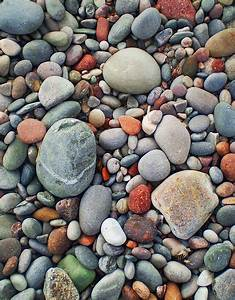
#> input picture 11 Laws, Matriz de Co-ocorrência e Hog/img_a.jpg, 235 x 300 px
$ python laws.py
#> lines starting #> are read from the running program, lines starting #| are printed output that depends on the picture
import numpy as np
import cv2
from matplotlib import pyplot as plt
from scipy import signal as sg


def normalize(convolve_image):
    return 255.*np.absolute(convolve_image)/np.max(convolve_image)


img = cv2.imread('img_a.jpg')
#> img is the input picture: shape (300, 235, 3); mean B, G, R 111.8, 116.1, 121.4

gray = cv2.cvtColor(img, cv2.COLOR_BGR2GRAY)
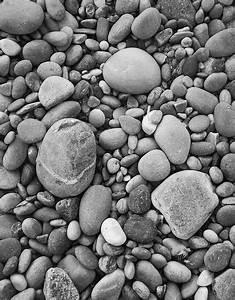
#> gray: shape (300, 235); min 0, max 255, mean 117.2
gray2 = np.copy(gray.astype(np.float64))
(rows, cols) = gray.shape[:2]
#> rows = 300; cols = 235

# Criando um espaço para receber as convoluções
conv_maps = np.zeros((rows, cols, 16), np.float64)

# Criando um array de vetores de filtro de Laws
filter_vectors = np.array([[1, 4, 6,  4, 1],
                           [-1, -2, 0, 2, 1],
                           [-1, 0, 2, 0, 1],
                           [1, -4, 6, -4, 1]])


filters = list()
for ii in range(4):
    for jj in range(4):
        filters.append(np.matmul(filter_vectors[ii][:].reshape(
            5, 1), filter_vectors[jj][:].reshape(1, 5)))

# Preprocessando a imagem
smooth_kernel = (1/25)*np.ones((5, 5))
gray_smooth = sg.convolve(gray2, smooth_kernel, "same")
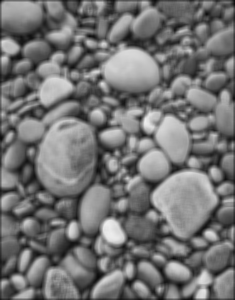
#> gray_smooth: shape (300, 235) float64; min 10.92, max 238.3, mean 116.2
gray_processed = np.abs(gray2 - gray_smooth)
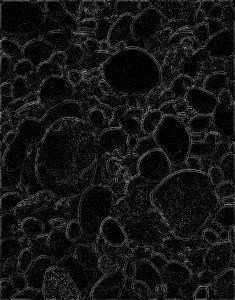
#> gray_processed: shape (300, 235) float64; min 0, max 157.4, mean 20.1

# Convolucionando as matrizes de laws
for ii in range(len(filters)):
    conv_maps[:, :, ii] = sg.convolve(gray_processed, filters[ii], 'same')

# Criando o mapa de texturas
texture_map = normalize((conv_maps[:, :, 1]+conv_maps[:, :, 4])//2)
#> in normalize, `return 255.*np.absolute(convolve_image)/np.max(convolve_image)`:
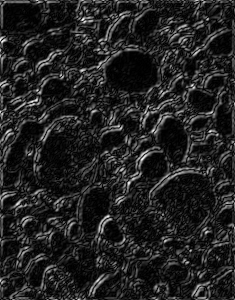
#> returned value: shape (300, 235) float64; min 0, max 255, mean 34.7


plt.figure('Resultado de Texturas')
plt.imshow(texture_map, 'gray')
plt.show()

$ run again, with 11 Laws, Matriz de Co-ocorrência e Hog/img_b.jpg copied over 11 Laws, Matriz de Co-ocorrência e Hog/img_a.jpg
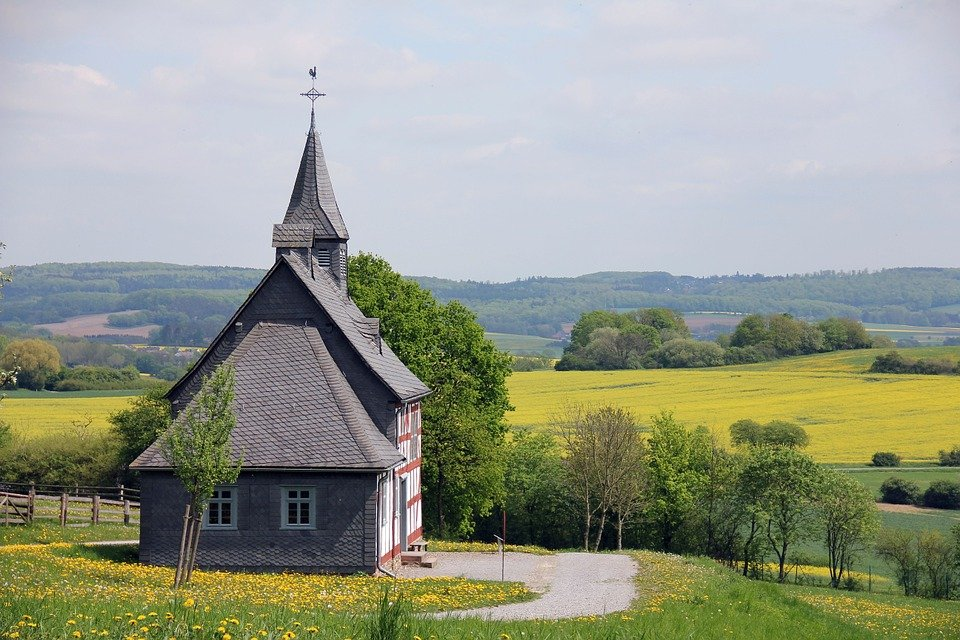
#> input picture 11 Laws, Matriz de Co-ocorrência e Hog/img_b.jpg, 960 x 640 px
#> img is the input picture: shape (640, 960, 3); mean B, G, R 139.1, 154.5, 149.8
#> `gray_smooth = sg.convolve(gray2, smooth_kernel, "same")`:
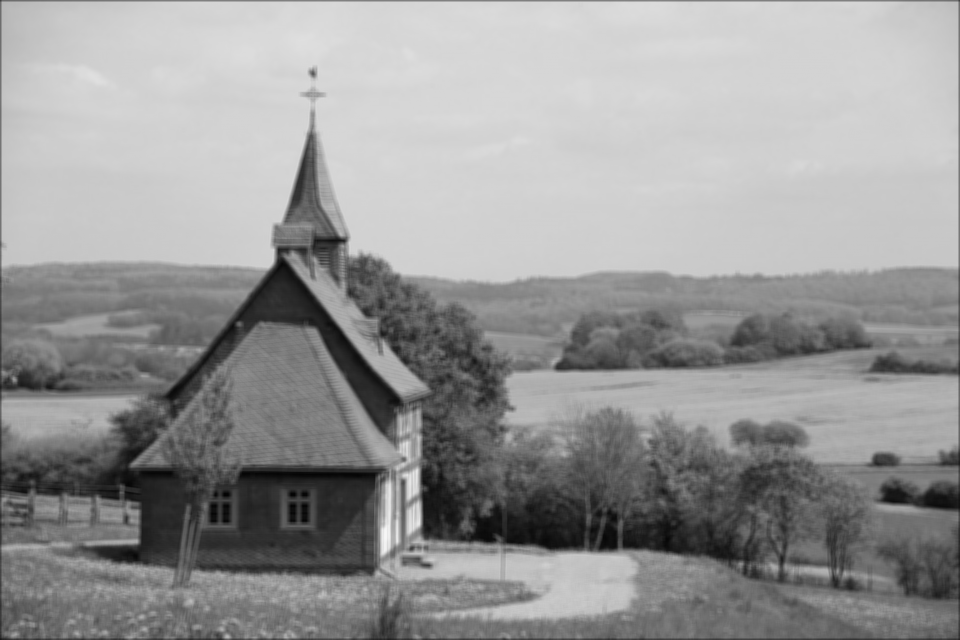
#> gray_smooth: shape (640, 960) float64; min 3.48, max 246.8, mean 150.9
#> in normalize, `return 255.*np.absolute(convolve_image)/np.max(convolve_image)`:
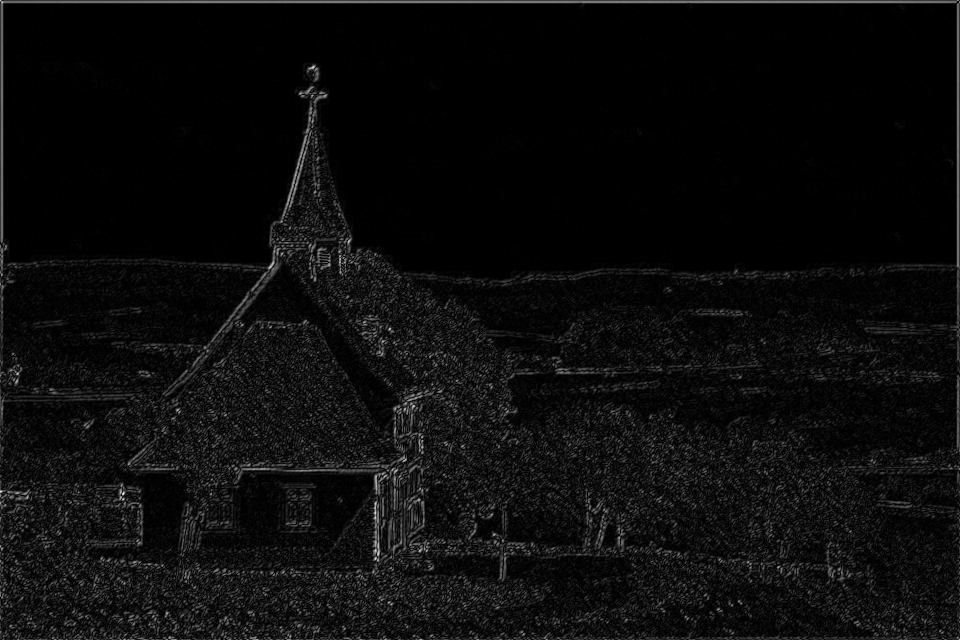
#> returned value: shape (640, 960) float64; min 0, max 255, mean 12.6
